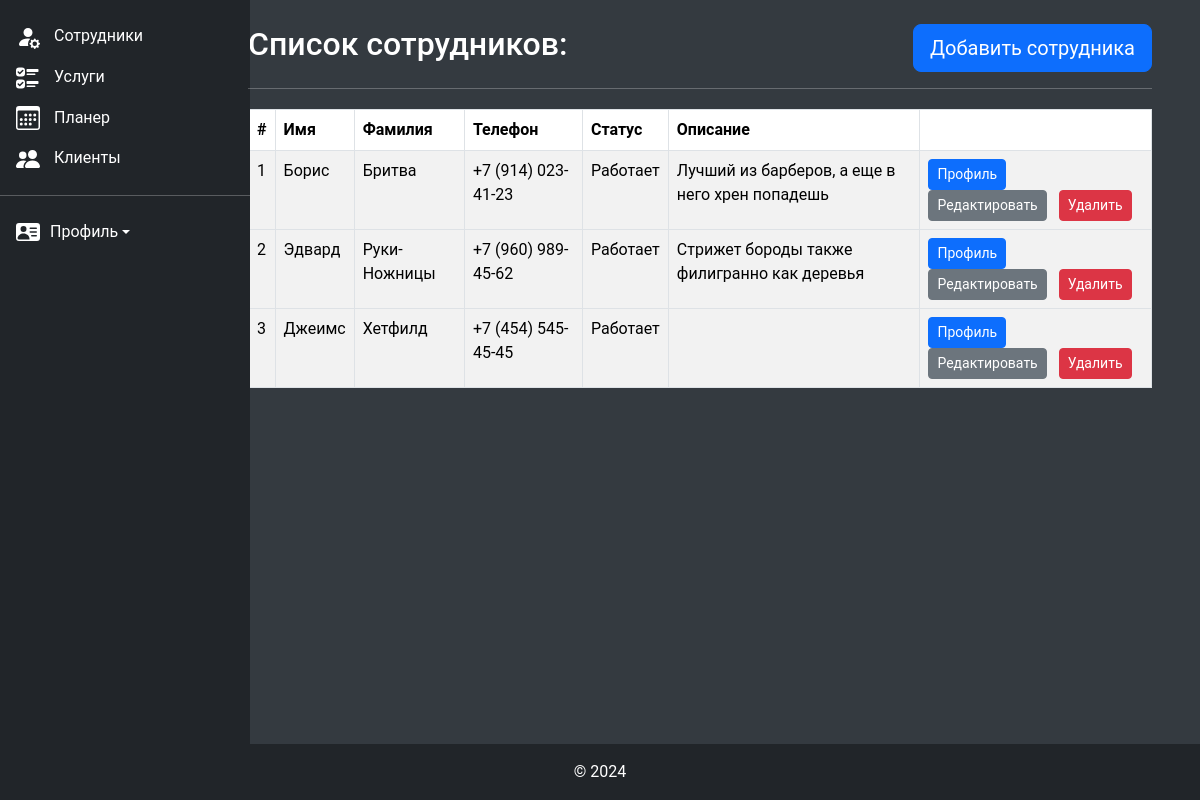
The app's page /cabinet/employees (signed in) with its own data.
### app/models.py (models this page shows, shortened)
class Employees(db.Model):
    id = db.Column(db.Integer, primary_key=True)
    first_name = db.Column(db.String(60), nullable=False)
    last_name = db.Column(db.String(60), nullable=False)
    phone = db.Column(db.String(20))
    status = db.Column(db.Enum(EmployeeStatus), default=EmployeeStatus.ACTIVE, nullable=False)
    description = db.Column(db.Text)
    owner_id = db.Column(db.Integer, db.ForeignKey('user.id'), nullable=False)
    def get_status(self):
        return self.status.value

### app/employees/views/views.py (the view)
@employees_bp.route('/employees', methods=['GET', 'POST'])
def employees_page():
    form = EmployeeForm()
    employees = Employees.query.filter(Employees.owner_id == current_user.id)
    return render_template('employees/employees.html', employees=employees, form=form)

### app/auth/views/views.py (called while the page is built)
@login_manager.user_loader
def load_user(user_id):
    return User.query.get(int(user_id))

### app/employees/templates/employees/employees.html (shortened to what this page needs)
{% extends 'base.html' %}
{% block content %}
    <div class="container-fluid">
        <div class="row">
            {% include 'mainmenu.html' %}
            <main class="col-md-9 ms-sm-auto col-lg-10 px-md-4">
                <div class="col-md-9 col-lg-12 p-4">
                    <div class="d-flex justify-content-between align-items-center mb-3">
                        <h2>Список сотрудников:</h2>
                        <div>
                            <button type="button" class="btn btn-lg btn-primary" data-bs-toggle="modal"
                                    data-bs-target="#create_employee">
                                Добавить сотрудника
                            </button>
                        </div>
                    </div>
                    <hr>
                    {% if employees.count() %}
                        <table class="table table-striped table-bordered">
                            <thead>
                            <tr>
                                <th>#</th>
                                <th>Имя</th>
                                <th>Фамилия</th>
                                <th>Телефон</th>
                                <th>Статус</th>
                                <th>Описание</th>
                                <th></th>
                            </tr>
                            </thead>
                            {% for employee in employees %}
                                <tbody>
                                <tr>
                                    <td>{{ employee.id }}</td>
                                    <td>{{ employee.first_name }}</td>
                                    <td>{{ employee.last_name }}</td>
                                    <td>{{ employee.phone }}</td>
                                    <td>{{ employee.get_status() }}</td>
                                    <td>{{ employee.description }}</td>
                                    <td>
                                        <button type="button" class="btn btn-sm btn-primary me-2" data-bs-toggle="modal"
                                                data-bs-target="#profile_employee_{{ employee.id }}">
                                            Профиль
                                        </button>
                                        <button type="button" class="btn btn-sm btn-secondary me-2"
                                                data-bs-toggle="modal"
                                                data-bs-target="#edit_employee_{{ employee.id }}">
                                            Редактировать
                                        </button>
                                        <button type="button" class="btn btn-sm btn-danger me-2" data-bs-toggle="modal"
                                                data-bs-target="#delete_employee_{{ employee.id }}">
                                            Удалить
                                        </button>
                                    </td>
                                </tr>
                            {% endfor %}
                            </tbody>
                        </table>
                    {% else %}
                        <h2>У вас еще нет ни одного сотрудника, пожалуйста добавьте их для начала работы.</h2>
                    {% endif %}
                </div>
            </main>
        </div>
    </div>
    {% include 'footer.html' %}
{% endblock %}

### app/static/css/style.css (style rules this page uses)
body { font-family: 'Roboto', sans-serif; background-color: #343a40; color: white; display: flex; flex-direction: column; min-height: 100vh; }
main { margin-left: 200px; flex: 1; display: flex; align-items: center; justify-content: center; text-align: center; }
table { width: 100%; margin-top: 20px; }
th, td { text-align: left; padding: 10px; }
th { background-color: #343a40; color: #fff; }

### records on screen
Employees: id "1", first_name "Борис", last_name "Бритва", phone "+7 (914) 023-41-23", get_status "Работает", description "Лучший из барберов, а еще в него хрен попадешь"
Employees: id "2", first_name "Эдвард", last_name "Руки-Ножницы", phone "+7 (960) 989-45-62", get_status "Работает", description "Стрижет бороды также филигранно как деревья"
Employees: id "3", first_name "Джеимс", last_name "Хетфилд", phone "+7 (454) 545-45-45", get_status "Работает"
